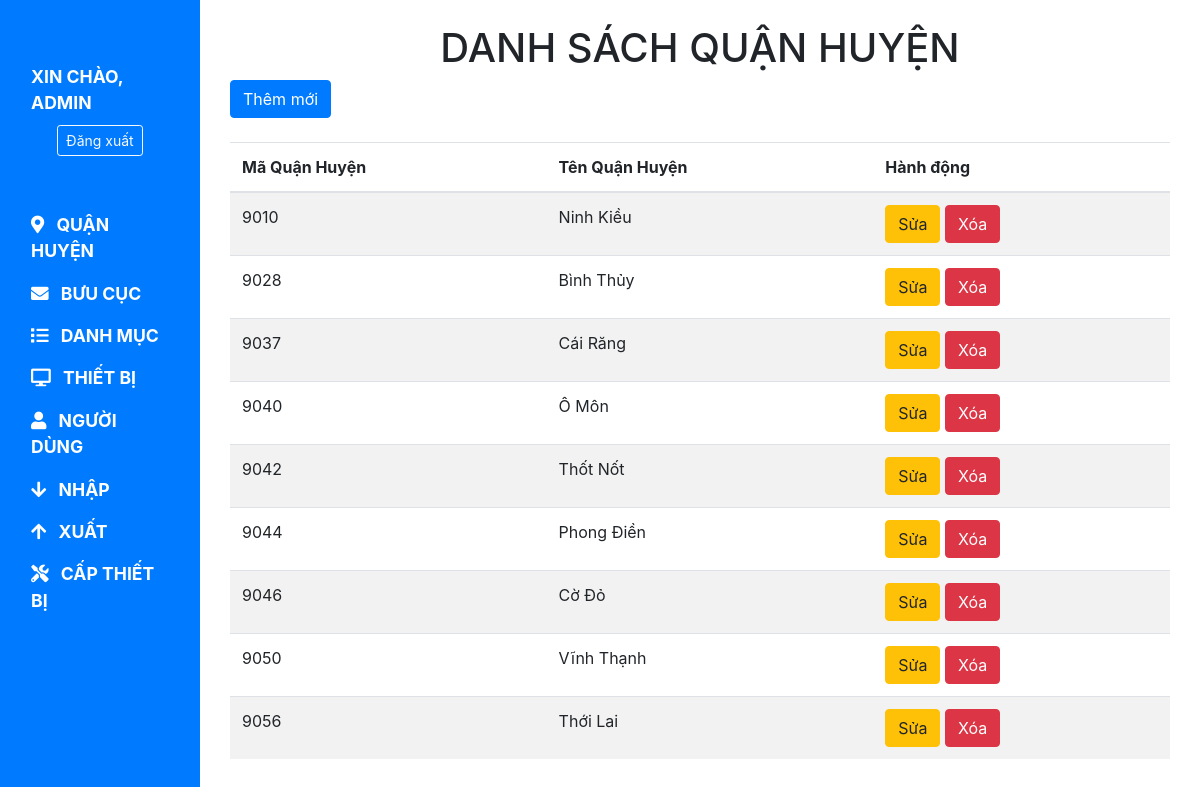
The app's page /public/views/quan_huyen.php (signed in) with its own data.
### tables this page shows
CREATE TABLE quan_huyen (
    ma_quan_huyen VARCHAR(10) PRIMARY KEY,
    ten_quan_huyen VARCHAR(100) NOT NULL
);

### public/dao/quan_huyen_dao.php (called while the page is built, shortened)
<?php
include 'db.php';
function getAllQuanHuyen() {
    global $conn;
    try {
        $stmt = $conn->prepare("SELECT * FROM quan_huyen");
        $stmt->execute();
        return $stmt->fetchAll(PDO::FETCH_ASSOC);
    } catch (PDOException $e) {
        echo "Error: " . $e->getMessage();
        return [];
    }
}
?>

### public/views/quan_huyen.php (the view, shortened to what this page needs)
<?php
include '../dao/quan_huyen_dao.php';
$quanHuyenList = getAllQuanHuyen();
?>
<?php include 'header.php'; ?>
<div class="container">
    <h1 class="mt-4 text-uppercase text-center">Danh sách Quận Huyện</h1>
    <button type="button" class="btn btn-primary" data-toggle="modal" data-target="#addModal">Thêm mới</button>
    <table class="table table-striped mt-4">
        <thead>
            <tr>
                <th>Mã Quận Huyện</th>
                <th>Tên Quận Huyện</th>
                <th>Hành động</th>
            </tr>
        </thead>
        <tbody>
            <?php foreach ($quanHuyenList as $quanHuyen): ?>
            <tr>
                <td><?php echo $quanHuyen['ma_quan_huyen']; ?></td>
                <td><?php echo $quanHuyen['ten_quan_huyen']; ?></td>
                <td>
                    <button type="button" class="btn btn-warning" data-toggle="modal" data-target="#updateModal" data-ma_quan_huyen="<?php echo $quanHuyen['ma_quan_huyen']; ?>" data-ten_quan_huyen="<?php echo $quanHuyen['ten_quan_huyen']; ?>">Sửa</button>
                    <button type="button" class="btn btn-danger" data-toggle="modal" data-target="#deleteModal" data-ma_quan_huyen="<?php echo $quanHuyen['ma_quan_huyen']; ?>">Xóa</button>
                </td>
            </tr>
            <?php endforeach; ?>
        </tbody>
    </table>
</div>
<?php include 'footer.php'; ?>

### public/views/header.php (shortened to what this page needs)
<?php
$ten_nguoi_dung = $_SESSION['ten_nguoi_dung'];
?>
<!DOCTYPE html>
<html lang="en">
<head>
    <link href="https://stackpath.bootstrapcdn.com/bootstrap/4.5.2/css/bootstrap.min.css" rel="stylesheet">
    <link href="https://cdnjs.cloudflare.com/ajax/libs/font-awesome/5.15.3/css/all.min.css" rel="stylesheet">
</head>
<body>
<div class="container-fluid">
    <div class="row">
        <nav class="col-md-2 d-none d-md-block sidebar">
            <div class="sidebar-sticky">
                <ul class="nav flex-column d-flex align-content-center mb-5">
                    <li class="nav-item">
                        <span class="nav-link">Xin chào, <?php echo $ten_nguoi_dung; ?></span>
                    </li>
                    <li class="nav-item text-center">
                        <a href="logout.php" class="btn btn-outline-light btn-sm">Đăng xuất</a>
                    </li>
                </ul>
                <ul class="nav flex-column">
                    <li class="nav-item">
                        <a class="nav-link" href="quan_huyen.php">
                            <i class="fas fa-map-marker-alt"></i> Quận Huyện
                        </a>
                    </li>
                    <li class="nav-item">
                        <a class="nav-link" href="buu_cuc.php">
                            <i class="fas fa-envelope"></i> Bưu Cục
                        </a>
                    </li>
                    <li class="nav-item">
                        <a class="nav-link" href="danh_muc_thiet_bi.php">
                            <i class="fas fa-list"></i> Danh mục
                        </a>
                    </li>
                    <li class="nav-item">
                        <a class="nav-link" href="thiet_bi.php">
                            <i class="fas fa-desktop"></i> Thiết bị
                        </a>
                    </li>
                    <li class="nav-item">
                        <a class="nav-link" href="user.php">
                            <i class="fas fa-user"></i> Người dùng
                        </a>
                    </li>
                    <li class="nav-item">
                        <a class="nav-link" href="nhap.php">
                            <i class="fas fa-arrow-down"></i> Nhập
                        </a>
                    </li>
                    <li class="nav-item">
                        <a class="nav-link" href="xuat.php">
                            <i class="fas fa-arrow-up"></i> Xuất
                        </a>
                    </li>
                    <li class="nav-item">
                        <a class="nav-link" href="cap_thiet_bi.php">
                            <i class="fas fa-tools"></i> Cấp thiết bị
                        </a>
                    </li>
                </ul>
            </div>
        </nav>
        <main role="main" class="col-md-9 ml-sm-auto col-lg-10 main-content">

### public/views/footer.php (shortened to what this page needs)
</main>
    </div>
</div>
</body>
</html>

### public/views/header.php (style rules this page uses)
.sidebar { background-color: #007bff; color: white; height: 100vh; position: fixed; top: 0; left: 0; width: 16.6667%; padding-top: 56px; }
.nav-link { color: white; font-weight: bold; font-size: 1.1em; text-transform: uppercase; }
.nav-link i { margin-right: 8px; }
.main-content { margin-left: 16.6667%; }

### records on screen
quan_huyen: ma_quan_huyen "9010", ten_quan_huyen "Ninh Kiều"
quan_huyen: ma_quan_huyen "9028", ten_quan_huyen "Bình Thủy"
quan_huyen: ma_quan_huyen "9037", ten_quan_huyen "Cái Răng"
quan_huyen: ma_quan_huyen "9040", ten_quan_huyen "Ô Môn"
quan_huyen: ma_quan_huyen "9042", ten_quan_huyen "Thốt Nốt"
quan_huyen: ma_quan_huyen "9044", ten_quan_huyen "Phong Điền"
quan_huyen: ma_quan_huyen "9046", ten_quan_huyen "Cờ Đỏ"
quan_huyen: ma_quan_huyen "9050", ten_quan_huyen "Vĩnh Thạnh"
quan_huyen: ma_quan_huyen "9056", ten_quan_huyen "Thới Lai"

### other values on screen
$ten_nguoi_dung "ADMIN"
